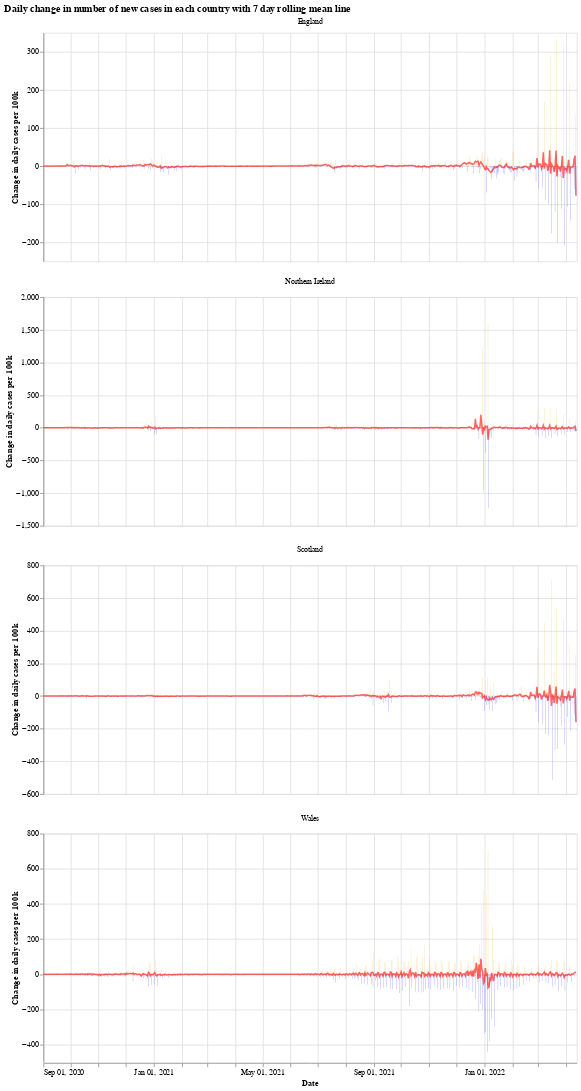

Write notebook code for a chart like this one.
### Markdown cell above
We will use the Python library `Altair` for visualising the data, see the [altair docs](https://altair-viz.github.io/) for more information.

First we have a graph which shows the daily change in the number of new cases for each country. This number jumps up and down all over the place, which is likely due to delay in reporting of new cases over the weekend. Another interesting thing is that it looks like the daily cases in Wales experienced a much shorter period of calm over the summer (calm in the sense of daily cases not jumping up and down).

The orange bars are days when the number of new cases (per 100k population) was more than the previous day, while the blue are days when the number of new cases dropped. The red line is the 7 day moving average. 

When the moving average line is below 0, it means that there is a consistent drop in new cases. We can see this clearly happening around the times that lockdowns were introduced (though, to varying degrees). I will update the graphs soon with a marker of when each lockdown started.

### Code cell
# collapse
import altair as alt

bars = alt.Chart(uk_cases).mark_bar().encode(
    x=alt.X("yearmonthdate(date):T", axis=alt.Axis(title='Date')),
    y=alt.Y("casesChangeRate:Q", axis=alt.Axis(title='Change in daily cases per 100k')),
    tooltip='casesChange',
    color=alt.condition(
        alt.datum.casesChangeRate > 0,
        alt.value("orange"),  # The positive color
        alt.value("blue")  # The negative color
    )
).properties(title='Daily change in number of new cases with 7 day rolling mean',width=700).interactive()

line = alt.Chart(uk_cases).mark_line(
    color='red',
    size=2,
    opacity=0.6
).transform_window(
    rolling_mean='mean(casesChangeRate)',
    frame=[0, 7],
    groupby=['areaName']
).encode(
    x='yearmonthdate(date):T',
    y='rolling_mean:Q'
)

alt.layer(bars, line, data=uk_cases).facet(alt.Column(
    'areaName', title=''), columns=1).resolve_scale(y='independent').properties(title='Daily change in number of new cases in each country with 7 day rolling mean line')

### Figure 1 — Vega-Lite specification as saved in the notebook (floating-point values rounded to 4 significant figures; data arrays with more than 128 entries replaced by an {"elided": "..."} marker saying what was removed)
{"config": {"view": {"continuousWidth": 400, "continuousHeight": 300}}, "data": {"name": "data-fafd716ae3b79ef5a2ec2d2babe1e56f"}, "facet": {"type": "nominal", "field": "areaName", "title": ""}, "spec": {"layer": [{"mark": "bar", "encoding": {"color": {"condition": {"value": "orange", "test": "(datum.casesChangeRate > 0)"}, "value": "blue"}, "tooltip": {"type": "quantitative", "field": "casesChange"}, "x": {"type": "temporal", "axis": {"title": "Date"}, "field": "date", "timeUnit": "yearmonthdate"}, "y": {"type": "quantitative", "axis": {"title": "Change in daily cases per 100k"}, "field": "casesChangeRate"}}, "selection": {"selector001": {"type": "interval", "bind": "scales", "encodings": ["x", "y"]}}, "title": "Daily change in number of new cases with 7 day rolling mean", "width": 700}, {"mark": {"type": "line", "color": "red", "opacity": 0.6, "size": 2}, "encoding": {"x": {"type": "temporal", "field": "date", "timeUnit": "yearmonthdate"}, "y": {"type": "quantitative", "field": "rolling_mean"}}, "transform": [{"window": [{"op": "mean", "field": "casesChangeRate", "as": "rolling_mean"}], "frame": [0, 7], "groupby": ["areaName"]}]}]}, "columns": 1, "resolve": {"scale": {"y": "independent"}}, "title": "Daily change in number of new cases in each country with 7 day rolling mean line", "$schema": "https://vega.github.io/schema/vega-lite/v4.8.1.json", "datasets": {"data-fafd716ae3b79ef5a2ec2d2babe1e56f": {"elided": "2356 records"}}}
